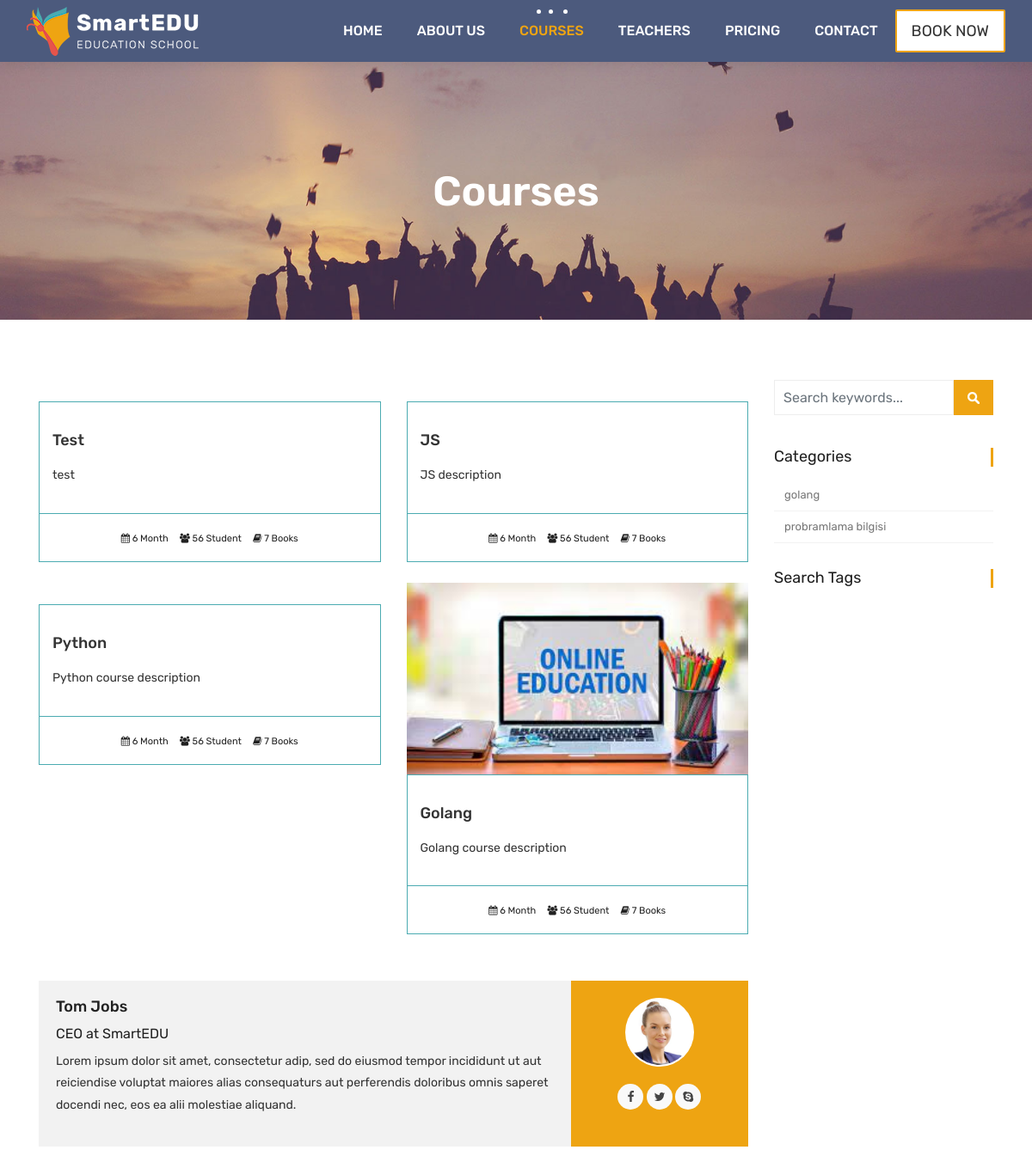
Before: /courses/ (upper part) with the older database file.
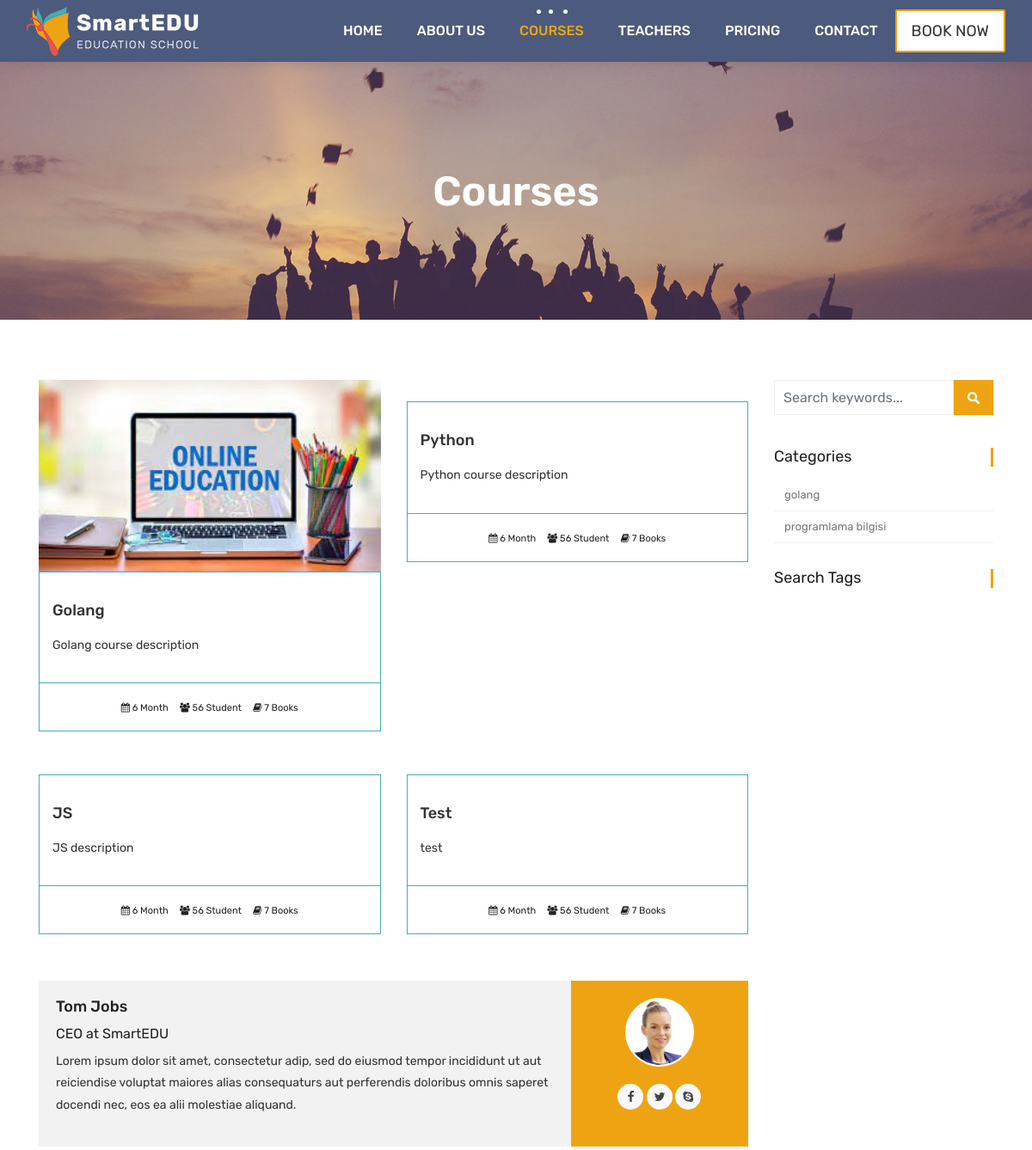
After: the same page with the newer database file.
### courses/models.py (models this page shows, shortened)
class Course(models.Model):
    name = models.CharField(max_length=200, unique=True)
    category = models.ForeignKey(Category, null=True, on_delete=models.DO_NOTHING)
    tags = models.ManyToManyField(Tag, blank=True, null= True)
    description = models.TextField(blank=True, null=True)
    image = models.ImageField(upload_to="courses/%Y/%m/%d/", default="courses/default_course_image.jpg")
    date = models.DateTimeField(auto_now=True)
    available = models.BooleanField(default=True)

class Category(models.Model):
    name = models.CharField(max_length=50, null=True)
    slug = models.SlugField(max_length=50, unique=True, null=True)

### courses/views.py (the view)
# urls.py: path('', views.course_list, name="courses"),
def course_list(request):
    courses = Course.objects.all().order_by('-date')
    categories = Category.objects.all()
    tags = Tag.objects.all()
    context = {
        'courses': courses,
        'categories': categories,
        'tags': tags,
    }
    return render(request, 'courses.html', context)

### templates/courses.html (shortened to what this page needs)
{% extends 'partials/_base.html' %}
{% load static %}
{% block content %}
	<div class="all-title-box">
		<div class="container text-center">
			<h1>Courses</span></h1>
		</div>
	</div>
    <div id="overviews" class="section wb">
        <div class="container">
            <div class="row">
                <div class="col-lg-9 blog-post-single">
                    <div class="row">
						{% for course in courses %}
                        <div class="col-lg-6 col-md-6 col-12 mb-4">
                            <div class="course-item">
                                <div class="image-blog">
                                    <img src="{{course.image.url}}" alt="" class="img-fluid">
                                </div>
                                <div class="course-br">
                                    <div class="course-title">
                                        <h2><a href="{% url 'course_detail' course.category.slug course.id %}" title="">{{course.name}}</a></h2>
                                    </div>
                                    <div class="course-desc">
                                        <p>{{course.description | truncatechars:140}}</p>
                                    </div>
                                </div>
                                <div class="course-meta-bot">
                                    <ul>
                                        <li><i class="fa fa-calendar" aria-hidden="true"></i> 6 Month</li>
                                        <li><i class="fa fa-users" aria-hidden="true"></i> 56 Student</li>
                                        <li><i class="fa fa-book" aria-hidden="true"></i> 7 Books</li>
                                    </ul>
                                </div>
                            </div>
                        </div>
						{% endfor %}
                    </div>
					<div class="blog-author">
						<div class="author-bio">
							<h3 class="author_name"><a href="#">Tom Jobs</a></h3>
							<h5>CEO at <a href="#">SmartEDU</a></h5>
							<p class="author_det">
								Lorem ipsum dolor sit amet, consectetur adip, sed do eiusmod tempor incididunt  ut aut reiciendise voluptat maiores alias consequaturs aut perferendis doloribus omnis saperet docendi nec, eos ea alii molestiae aliquand.
							</p>
						</div>
						<div class="author-desc">
							<img src="images/author.jpg" alt="about author">
							<ul class="author-social">
								<li><a href="#"><i class="fa fa-facebook"></i></a></li>
								<li><a href="#"><i class="fa fa-twitter"></i></a></li>
								<li><a href="#"><i class="fa fa-skype"></i></a></li>
							</ul>
						</div>
					</div>
                </div>
				<div class="col-lg-3 col-12 right-single">
					<div class="widget-search">
						<div class="site-search-area">
							<form method="get" id="site-searchform" action="#">
								<div>
									<input class="input-text form-control" name="search-k" id="search-k" placeholder="Search keywords..." type="text">
									<input id="searchsubmit" value="Search" type="submit">
								</div>
							</form>
						</div>
					</div>
					<div class="widget-categories">
						<h3 class="widget-title">Categories</h3>
						<ul>
							{% for category in categories %}
							<li><a href="{% url 'courses_by_category' category.slug %}">{{ category.name }}</a></li>
							{% endfor %}
						</ul>
					</div>
					<div class="widget-tags">
						<h3 class="widget-title">Search Tags</h3>
					</div>
				</div>
            </div>
        </div>
    </div>
	{% endblock %}

Changed rows visible on the page:
changed Course "Golang": moves up the list
changed Course "Python": moves up the list
changed Course "JS": moves down the list
changed Category: name "probramlama bilgisi" → "programlama bilgisi"
